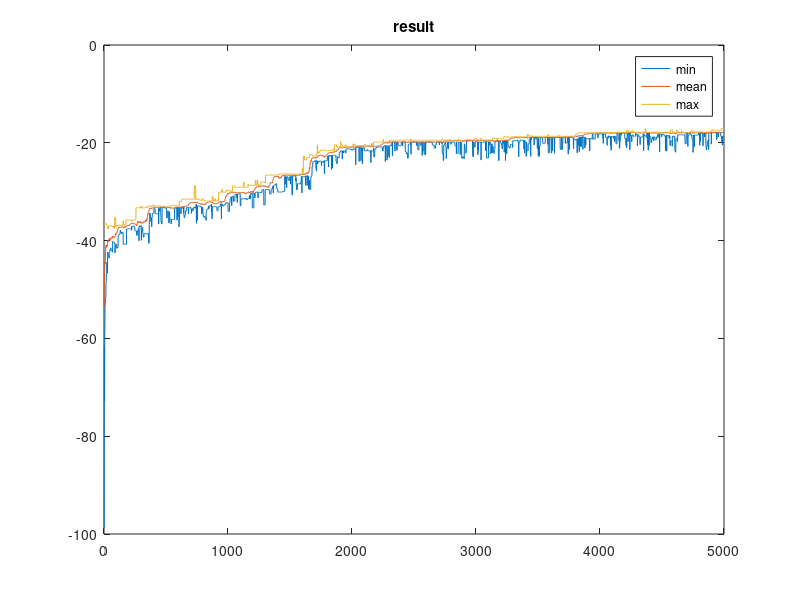

Write MATLAB code to recreate this figure.
clc, clear all

load('Result4.mat');

figure
plot(x,yMin); title('result'); hold on
plot(x, yMean);
plot(x, yMax);
legend('min','mean','max');
